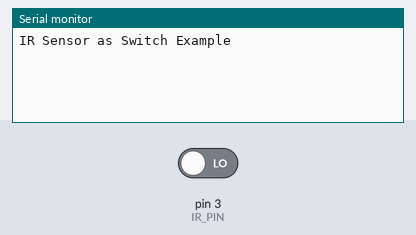
Recording of a program running on a simulated Arduino Uno, built with avr-gcc and run on an emulated ATmega328P. Shown: the last lines printed to the serial monitor. The test bench sets the inputs (shaded band); at power-on: pin 3 (IR_PIN) LOW.

Above: at 1.2 s.
1.3 s: pin 3 (IR_PIN) driven HIGH
At 2.4 s:
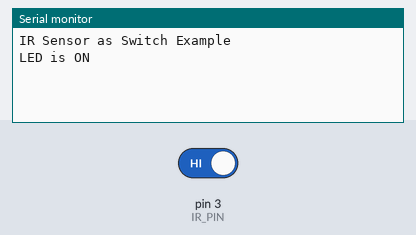
2.8 s: pin 3 (IR_PIN) driven LOW
At 3.5 s:
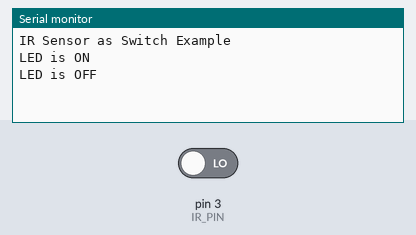

The program:

main.cpp
```cpp
#include <Arduino.h>
#define IR_PIN 3
#define LED_PIN 13     // Define the pin for the LED (optional, if you want to visualize the state)
bool ledState = false; // Variable to hold the state of the LED
void setup()
{
  // put your setup code here, to run once:
  Serial.begin(9600);     // Initialize serial communication at 9600 baud rate
  pinMode(IR_PIN, INPUT); // Set the IR sensor pin as input
  Serial.println("IR Sensor as Switch Example");
}

void loop()
{
  // put your main code here, to run repeatedly:
  int sensorValue = digitalRead(IR_PIN);
  if (sensorValue == HIGH && !ledState)
  {
    ledState = true;
    Serial.println("LED is ON");
    digitalWrite(LED_PIN, HIGH); // Turn on the LED
  }
  else if (sensorValue == LOW && ledState)
  {
    ledState = false;
    Serial.println("LED is OFF");
    digitalWrite(LED_PIN, LOW); // Turn off the LED
  }
}
```

Measured:
- after the input at 1.3 s, the serial monitor: prints a new line at once (image 1)
- after the input at 2.8 s, the serial monitor: prints a new line at once (image 2)
